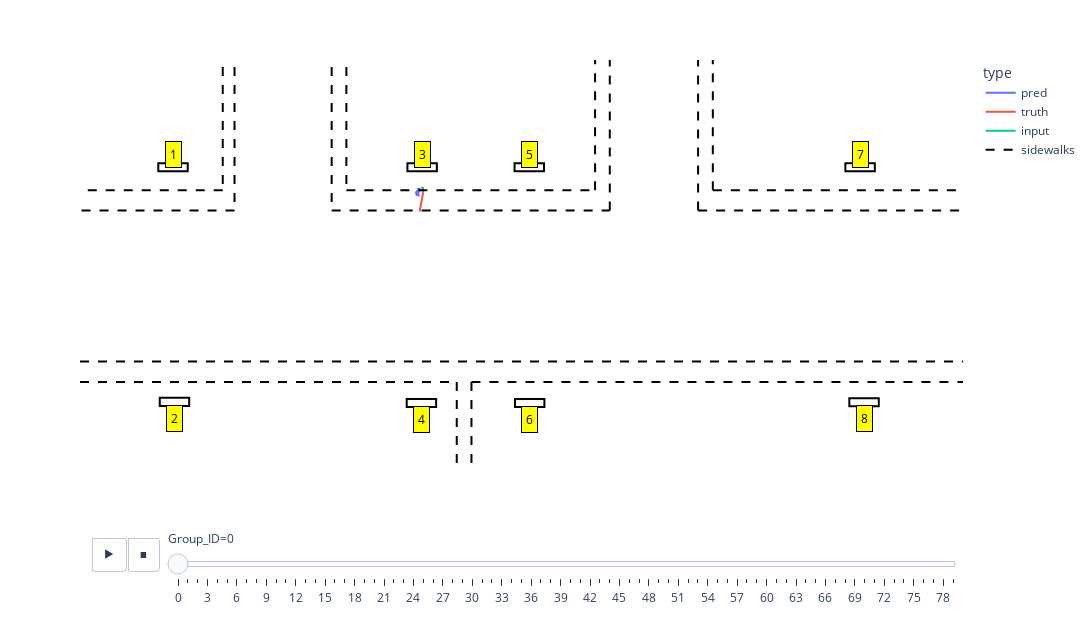

Write notebook code for a chart like this one.
### Code cell
plt = px.line(df, x="X", y="Y", animation_frame="Group_ID", animation_group="type",
                 color="type", hover_name="type",
                 range_x=[0, 15000], range_y=[5000,10000], 
                 width=15000 / 12, height=5000 / 8)

plt.update_layout({
    'autosize':  False, # True,
    'plot_bgcolor': 'rgba(255, 255, 255, 100)',  # Makes plot background transparent
    'paper_bgcolor': 'rgba(255, 255, 255, 100)', # Makes the entire figure background transparent
    'xaxis': {'showgrid': False},        # Hides the x-axis grid lines
    'yaxis': {'showgrid': False}         # Hides the y-axis grid lines
})
plt.update_xaxes(title_text='', showticklabels=False, visible=False)  # Hides the entire x-axis
plt.update_yaxes(title_text='', showticklabels=False, visible=False)  # Hides the entire y-axis

# Adjust animation duration and frame duration
plt.layout.updatemenus[0].buttons[0].args[1]['frame']['duration'] = 500
plt.layout.updatemenus[0].buttons[0].args[1]['transition']['duration'] = 100


# Function to add a line to the Plotly figure
def add_sidewalk(fig, x0, y0, x1, y1, showlegend):
    fig.add_shape(type='line',
                  x0=x0, y0=y0, x1=x1, y1=y1,
                  line=dict(color='black', width=2, dash='dash'),
                  name='sidewalks',
                  legendgroup='sidewalks',  # this groups legend entries together
                  showlegend=showlegend)
    return fig


# Adding lines to the figure
for i, (key, v) in enumerate(sidewalks.items()):
    showlegend = True if i == 0 else False
    plt = add_sidewalk(plt, *v, showlegend=showlegend)


def draw_rectangle(fig, center, lx, ly, label):
    cx, cy = center
    x0 = cx - lx / 2
    y0 = cy - ly / 2
    x1 = x0 + lx
    y1 = y0 + ly
    
    # Add rectangle shape
    fig.add_shape(type="rect",
                  x0=x0, y0=y0, x1=x1, y1=y1,
                  line=dict(color="black", width=2),
                  fillcolor="rgba(0,0,0,0)",
                  name=str(label))
    
    # Determine text offset based on the y-coordinate
    dy = -200 if cy <= 8000 else 150
    
    # Add text annotation
    fig.add_annotation(x=cx, y=cy + dy, text=str(label),
                       showarrow=False,
                       bgcolor='yellow',
                       bordercolor='black',
                       borderpad=4,
                       font=dict(color='black'))

    return fig

for k, v in stations.items():
    plt = draw_rectangle(plt, v, 500, 100, k)



plt.show()

### Figure 1 — Plotly figure (JSON) as saved in the notebook; plotly's stock layout.template omitted (floating-point values rounded to 4 significant figures)
{"data": [{"hovertemplate": "<b>%{hovertext}</b><br><br>type=pred<br>Group_ID=0<br>X=%{x}<br>Y=%{y}<extra></extra>", "hovertext": ["pred", "pred", "pred", "pred", "pred", "pred", "pred", "pred", "pred", "pred", "pred", "pred", "pred", "pred", "pred", "pred", "pred", "pred", "pred", "pred"], "ids": ["pred", "pred", "pred", "pred", "pred", "pred", "pred", "pred", "pred", "pred", "pred", "pred", "pred", "pred", "pred", "pred", "pred", "pred", "pred", "pred"], "legendgroup": "pred", "line": {"color": "#636efa", "dash": "solid"}, "marker": {"symbol": "circle"}, "mode": "lines", "name": "pred", "orientation": "v", "showlegend": true, "type": "scatter", "x": [5726.0, 5748.0, 5782.0, 5746.0, 5756.0, 5773.0, 5745.0, 5739.0, 5783.0, 5713.0, 5731.0, 5726.0, 5757.0, 5718.0, 5699.0, 5761.0, 5732.0, 5738.0, 5707.0, 5770.0], "xaxis": "x", "y": [8412.0, 8419.0, 8417.0, 8391.0, 8403.0, 8397.0, 8397.0, 8393.0, 8394.0, 8387.0, 8379.0, 8382.0, 8379.0, 8362.0, 8380.0, 8359.0, 8363.0, 8358.0, 8346.0, 8330.0], "yaxis": "y"}, {"hovertemplate": "<b>%{hovertext}</b><br><br>type=truth<br>Group_ID=0<br>X=%{x}<br>Y=%{y}<extra></extra>", "hovertext": ["truth", "truth", "truth", "truth", "truth", "truth", "truth", "truth", "truth", "truth", "truth", "truth", "truth", "truth", "truth", "truth", "truth", "truth", "truth", "truth"], "ids": ["truth", "truth", "truth", "truth", "truth", "truth", "truth", "truth", "truth", "truth", "truth", "truth", "truth", "truth", "truth", "truth", "truth", "truth", "truth", "truth"], "legendgroup": "truth", "line": {"color": "#EF553B", "dash": "solid"}, "marker": {"symbol": "circle"}, "mode": "lines", "name": "truth", "orientation": "v", "showlegend": true, "type": "scatter", "x": [5825.0, 5828.0, 5828.0, 5828.0, 5828.0, 5828.0, 5828.0, 5827.0, 5828.0, 5828.0, 5827.0, 5825.0, 5816.0, 5805.0, 5793.0, 5782.0, 5776.0, 5775.0, 5773.0, 5770.0], "xaxis": "x", "y": [8423.0, 8424.0, 8424.0, 8424.0, 8429.0, 8432.0, 8434.0, 8436.0, 8432.0, 8413.0, 8386.0, 8355.0, 8321.0, 8281.0, 8239.0, 8196.0, 8168.0, 8165.0, 8153.0, 8140.0], "yaxis": "y"}, {"hovertemplate": "<b>%{hovertext}</b><br><br>type=input<br>Group_ID=0<br>X=%{x}<br>Y=%{y}<extra></extra>", "hovertext": ["input", "input", "input", "input", "input", "input", "input", "input", "input", "input", "input", "input", "input", "input", "input", "input", "input", "input", "input", "input", "input", "input", "input", "input", "input", "input", "input", "input", "input", "input"], "ids": ["input", "input", "input", "input", "input", "input", "input", "input", "input", "input", "input", "input", "input", "input", "input", "input", "input", "input", "input", "input", "input", "input", "input", "input", "input", "input", "input", "input", "input", "input"], "legendgroup": "input", "line": {"color": "#00cc96", "dash": "solid"}, "marker": {"symbol": "circle"}, "mode": "lines", "name": "input", "orientation": "v", "showlegend": true, "type": "scatter", "x": [5817.0, 5815.0, 5813.0, 5812.0, 5812.0, 5812.0, 5812.0, 5812.0, 5812.0, 5812.0, 5814.0, 5821.0, 5822.0, 5823.0, 5823.0, 5823.0, 5823.0, 5822.0, 5822.0, 5822.0, 5822.0, 5822.0, 5821.0, 5821.0, 5822.0, 5823.0, 5824.0, 5824.0, 5825.0, 5825.0], "xaxis": "x", "y": [8440.0, 8439.0, 8438.0, 8435.0, 8434.0, 8433.0, 8433.0, 8433.0, 8433.0, 8432.0, 8432.0, 8432.0, 8432.0, 8431.0, 8430.0, 8429.0, 8427.0, 8427.0, 8427.0, 8427.0, 8427.0, 8429.0, 8432.0, 8433.0, 8430.0, 8427.0, 8425.0, 8424.0, 8424.0, 8424.0], "yaxis": "y"}], "layout": {"annotations": [{"bgcolor": "yellow", "bordercolor": "black", "borderpad": 4, "font": {"color": "black"}, "showarrow": false, "text": "1", "x": 1580, "y": 8833}, {"bgcolor": "yellow", "bordercolor": "black", "borderpad": 4, "font": {"color": "black"}, "showarrow": false, "text": "2", "x": 1605, "y": 5600}, {"bgcolor": "yellow", "bordercolor": "black", "borderpad": 4, "font": {"color": "black"}, "showarrow": false, "text": "3", "x": 5812, "y": 8833}, {"bgcolor": "yellow", "bordercolor": "black", "borderpad": 4, "font": {"color": "black"}, "showarrow": false, "text": "4", "x": 5800, "y": 5586}, {"bgcolor": "yellow", "bordercolor": "black", "borderpad": 4, "font": {"color": "black"}, "showarrow": false, "text": "5", "x": 7632, "y": 8833}, {"bgcolor": "yellow", "bordercolor": "black", "borderpad": 4, "font": {"color": "black"}, "showarrow": false, "text": "6", "x": 7639, "y": 5586}, {"bgcolor": "yellow", "bordercolor": "black", "borderpad": 4, "font": {"color": "black"}, "showarrow": false, "text": "7", "x": 13252, "y": 8833}, {"bgcolor": "yellow", "bordercolor": "black", "borderpad": 4, "font": {"color": "black"}, "showarrow": false, "text": "8", "x": 13319, "y": 5596}], "autosize": false, "height": 625, "legend": {"title": {"text": "type"}, "tracegroupgap": 0}, "margin": {"t": 60}, "paper_bgcolor": "rgba(255, 255, 255, 100)", "plot_bgcolor": "rgba(255, 255, 255, 100)", "shapes": [{"legendgroup": "sidewalks", "line": {"color": "black", "dash": "dash", "width": 2}, "name": "sidewalks", "showlegend": true, "type": "line", "x0": 2625, "x1": 2625, "y0": 15000, "y1": 8150}, {"legendgroup": "sidewalks", "line": {"color": "black", "dash": "dash", "width": 2}, "name": "sidewalks", "showlegend": false, "type": "line", "x0": 2425, "x1": 2425, "y0": 15000, "y1": 8400}, {"legendgroup": "sidewalks", "line": {"color": "black", "dash": "dash", "width": 2}, "name": "sidewalks", "showlegend": false, "type": "line", "x0": 2625, "x1": 0, "y0": 8150, "y1": 8150}, {"legendgroup": "sidewalks", "line": {"color": "black", "dash": "dash", "width": 2}, "name": "sidewalks", "showlegend": false, "type": "line", "x0": 2425, "x1": 0, "y0": 8400, "y1": 8400}, {"legendgroup": "sidewalks", "line": {"color": "black", "dash": "dash", "width": 2}, "name": "sidewalks", "showlegend": false, "type": "line", "x0": 0, "x1": 16000, "y0": 6295, "y1": 6295}, {"legendgroup": "sidewalks", "line": {"color": "black", "dash": "dash", "width": 2}, "name": "sidewalks", "showlegend": false, "type": "line", "x0": 0, "x1": 6400, "y0": 6045, "y1": 6045}, {"legendgroup": "sidewalks", "line": {"color": "black", "dash": "dash", "width": 2}, "name": "sidewalks", "showlegend": false, "type": "line", "x0": 6400, "x1": 6400, "y0": 6045, "y1": 4000}, {"legendgroup": "sidewalks", "line": {"color": "black", "dash": "dash", "width": 2}, "name": "sidewalks", "showlegend": false, "type": "line", "x0": 6650, "x1": 6650, "y0": 6045, "y1": 4000}, {"legendgroup": "sidewalks", "line": {"color": "black", "dash": "dash", "width": 2}, "name": "sidewalks", "showlegend": false, "type": "line", "x0": 6650, "x1": 16000, "y0": 6045, "y1": 6045}, {"legendgroup": "sidewalks", "line": {"color": "black", "dash": "dash", "width": 2}, "name": "sidewalks", "showlegend": false, "type": "line", "x0": 4275, "x1": 9000, "y0": 8150, "y1": 8150}, {"legendgroup": "sidewalks", "line": {"color": "black", "dash": "dash", "width": 2}, "name": "sidewalks", "showlegend": false, "type": "line", "x0": 4525, "x1": 8750, "y0": 8400, "y1": 8400}, {"legendgroup": "sidewalks", "line": {"color": "black", "dash": "dash", "width": 2}, "name": "sidewalks", "showlegend": false, "type": "line", "x0": 4525, "x1": 4525, "y0": 15000, "y1": 8400}, {"legendgroup": "sidewalks", "line": {"color": "black", "dash": "dash", "width": 2}, "name": "sidewalks", "showlegend": false, "type": "line", "x0": 4275, "x1": 4275, "y0": 15000, "y1": 8150}, {"legendgroup": "sidewalks", "line": {"color": "black", "dash": "dash", "width": 2}, "name": "sidewalks", "showlegend": false, "type": "line", "x0": 8750, "x1": 8750, "y0": 8400, "y1": 15000}, {"legendgroup": "sidewalks", "line": {"color": "black", "dash": "dash", "width": 2}, "name": "sidewalks", "showlegend": false, "type": "line", "x0": 9000, "x1": 9000, "y0": 8150, "y1": 15000}, {"legendgroup": "sidewalks", "line": {"color": "black", "dash": "dash", "width": 2}, "name": "sidewalks", "showlegend": false, "type": "line", "x0": 10500, "x1": 10500, "y0": 8150, "y1": 15000}, {"legendgroup": "sidewalks", "line": {"color": "black", "dash": "dash", "width": 2}, "name": "sidewalks", "showlegend": false, "type": "line", "x0": 10750, "x1": 10750, "y0": 8400, "y1": 15000}, {"legendgroup": "sidewalks", "line": {"color": "black", "dash": "dash", "width": 2}, "name": "sidewalks", "showlegend": false, "type": "line", "x0": 10750, "x1": 16000, "y0": 8400, "y1": 8400}, {"legendgroup": "sidewalks", "line": {"color": "black", "dash": "dash", "width": 2}, "name": "sidewalks", "showlegend": false, "type": "line", "x0": 10500, "x1": 16000, "y0": 8150, "y1": 8150}, {"fillcolor": "rgba(0,0,0,0)", "line": {"color": "black", "width": 2}, "name": "1", "type": "rect", "x0": 1330, "x1": 1830, "y0": 8633, "y1": 8733}, {"fillcolor": "rgba(0,0,0,0)", "line": {"color": "black", "width": 2}, "name": "2", "type": "rect", "x0": 1355, "x1": 1855, "y0": 5750, "y1": 5850}, {"fillcolor": "rgba(0,0,0,0)", "line": {"color": "black", "width": 2}, "name": "3", "type": "rect", "x0": 5562, "x1": 6062, "y0": 8633, "y1": 8733}, {"fillcolor": "rgba(0,0,0,0)", "line": {"color": "black", "width": 2}, "name": "4", "type": "rect", "x0": 5550, "x1": 6050, "y0": 5736, "y1": 5836}, {"fillcolor": "rgba(0,0,0,0)", "line": {"color": "black", "width": 2}, "name": "5", "type": "rect", "x0": 7382, "x1": 7882, "y0": 8633, "y1": 8733}, {"fillcolor": "rgba(0,0,0,0)", "line": {"color": "black", "width": 2}, "name": "6", "type": "rect", "x0": 7389, "x1": 7889, "y0": 5736, "y1": 5836}, {"fillcolor": "rgba(0,0,0,0)", "line": {"color": "black", "width": 2}, "name": "7", "type": "rect", "x0": 13002, "x1": 13502, "y0": 8633, "y1": 8733}, {"fillcolor": "rgba(0,0,0,0)", "line": {"color": "black", "width": 2}, "name": "8", "type": "rect", "x0": 13069, "x1": 13569, "y0": 5746, "y1": 5846}], "sliders": [{"active": 0, "currentvalue": {"prefix": "Group_ID="}, "len": 0.9, "pad": {"b": 10, "t": 60}, "steps": [{"args": [["0"], {"frame": {"duration": 0, "redraw": false}, "fromcurrent": true, "mode": "immediate", "transition": {"duration": 0, "easing": "linear"}}], "label": "0", "method": "animate"}, {"args": [["1"], {"frame": {"duration": 0, "redraw": false}, "fromcurrent": true, "mode": "immediate", "transition": {"duration": 0, "easing": "linear"}}], "label": "1", "method": "animate"}, {"args": [["2"], {"frame": {"duration": 0, "redraw": false}, "fromcurrent": true, "mode": "immediate", "transition": {"duration": 0, "easing": "linear"}}], "label": "2", "method": "animate"}, {"args": [["3"], {"frame": {"duration": 0, "redraw": false}, "fromcurrent": true, "mode": "immediate", "transition": {"duration": 0, "easing": "linear"}}], "label": "3", "method": "animate"}, {"args": [["4"], {"frame": {"duration": 0, "redraw": false}, "fromcurrent": true, "mode": "immediate", "transition": {"duration": 0, "easing": "linear"}}], "label": "4", "method": "animate"}, {"args": [["5"], {"frame": {"duration": 0, "redraw": false}, "fromcurrent": true, "mode": "immediate", "transition": {"duration": 0, "easing": "linear"}}], "label": "5", "method": "animate"}, {"args": [["6"], {"frame": {"duration": 0, "redraw": false}, "fromcurrent": true, "mode": "immediate", "transition": {"duration": 0, "easing": "linear"}}], "label": "6", "method": "animate"}, {"args": [["7"], {"frame": {"duration": 0, "redraw": false}, "fromcurrent": true, "mode": "immediate", "transition": {"duration": 0, "easing": "linear"}}], "label": "7", "method": "animate"}, {"args": [["8"], {"frame": {"duration": 0, "redraw": false}, "fromcurrent": true, "mode": "immediate", "transition": {"duration": 0, "easing": "linear"}}], "label": "8", "method": "animate"}, {"args": [["9"], {"frame": {"duration": 0, "redraw": false}, "fromcurrent": true, "mode": "immediate", "transition": {"duration": 0, "easing": "linear"}}], "label": "9", "method": "animate"}, {"args": [["10"], {"frame": {"duration": 0, "redraw": false}, "fromcurrent": true, "mode": "immediate", "transition": {"duration": 0, "easing": "linear"}}], "label": "10", "method": "animate"}, {"args": [["11"], {"frame": {"duration": 0, "redraw": false}, "fromcurrent": true, "mode": "immediate", "transition": {"duration": 0, "easing": "linear"}}], "label": "11", "method": "animate"}, {"args": [["12"], {"frame": {"duration": 0, "redraw": false}, "fromcurrent": true, "mode": "immediate", "transition": {"duration": 0, "easing": "linear"}}], "label": "12", "method": "animate"}, {"args": [["13"], {"frame": {"duration": 0, "redraw": false}, "fromcurrent": true, "mode": "immediate", "transition": {"duration": 0, "easing": "linear"}}], "label": "13", "method": "animate"}, {"args": [["14"], {"frame": {"duration": 0, "redraw": false}, "fromcurrent": true, "mode": "immediate", "transition": {"duration": 0, "easing": "linear"}}], "label": "14", "method": "animate"}, {"args": [["15"], {"frame": {"duration": 0, "redraw": false}, "fromcurrent": true, "mode": "immediate", "transition": {"duration": 0, "easing": "linear"}}], "label": "15", "method": "animate"}, {"args": [["16"], {"frame": {"duration": 0, "redraw": false}, "fromcurrent": true, "mode": "immediate", "transition": {"duration": 0, "easing": "linear"}}], "label": "16", "method": "animate"}, {"args": [["17"], {"frame": {"duration": 0, "redraw": false}, "fromcurrent": true, "mode": "immediate", "transition": {"duration": 0, "easing": "linear"}}], "label": "17", "method": "animate"}, {"args": [["18"], {"frame": {"duration": 0, "redraw": false}, "fromcurrent": true, "mode": "immediate", "transition": {"duration": 0, "easing": "linear"}}], "label": "18", "method": "animate"}, {"args": [["19"], {"frame": {"duration": 0, "redraw": false}, "fromcurrent": true, "mode": "immediate", "transition": {"duration": 0, "easing": "linear"}}], "label": "19", "method": "animate"}, {"args": [["20"], {"frame": {"duration": 0, "redraw": false}, "fromcurrent": true, "mode": "immediate", "transition": {"duration": 0, "easing": "linear"}}], "label": "20", "method": "animate"}, {"args": [["21"], {"frame": {"duration": 0, "redraw": false}, "fromcurrent": true, "mode": "immediate", "transition": {"duration": 0, "easing": "linear"}}], "label": "21", "method": "animate"}, {"args": [["22"], {"frame": {"duration": 0, "redraw": false}, "fromcurrent": true, "mode": "immediate", "transition": {"duration": 0, "easing": "linear"}}], "label": "22", "method": "animate"}, {"args": [["23"], {"frame": {"duration": 0, "redraw": false}, "fromcurrent": true, "mode": "immediate", "transition": {"duration": 0, "easing": "linear"}}], "label": "23", "method": "animate"}, {"args": [["24"], {"frame": {"duration": 0, "redraw": false}, "fromcurrent": true, "mode": "immediate", "transition": {"duration": 0, "easing": "linear"}}], "label": "24", "method": "animate"}, {"args": [["25"], {"frame": {"duration": 0, "redraw": false}, "fromcurrent": true, "mode": "immediate", "transition": {"duration": 0, "easing": "linear"}}], "label": "25", "method": "animate"}, {"args": [["26"], {"frame": {"duration": 0, "redraw": false}, "fromcurrent": true, "mode": "immediate", "transition": {"duration": 0, "easing": "linear"}}], "label": "26", "method": "animate"}, {"args": [["27"], {"frame": {"duration": 0, "redraw": false}, "fromcurrent": true, "mode": "immediate", "transition": {"duration": 0, "easing": "linear"}}], "label": "27", "method": "animate"}, {"args": [["28"], {"frame": {"duration": 0, "redraw": false}, "fromcurrent": true, "mode": "immediate", "transition": {"duration": 0, "easing": "linear"}}], "label": "28", "method": "animate"}, {"args": [["29"], {"frame": {"duration": 0, "redraw": false}, "fromcurrent": true, "mode": "immediate", "transition": {"duration": 0, "easing": "linear"}}], "label": "29", "method": "animate"}, {"args": [["30"], {"frame": {"duration": 0, "redraw": false}, "fromcurrent": true, "mode": "immediate", "transition": {"duration": 0, "easing": "linear"}}], "label": "30", "method": "animate"}, {"args": [["31"], {"frame": {"duration": 0, "redraw": false}, "fromcurrent": true, "mode": "immediate", "transition": {"duration": 0, "easing": "linear"}}], "label": "31", "method": "animate"}, {"args": [["32"], {"frame": {"duration": 0, "redraw": false}, "fromcurrent": true, "mode": "immediate", "transition": {"duration": 0, "easing": "linear"}}], "label": "32", "method": "animate"}, {"args": [["33"], {"frame": {"duration": 0, "redraw": false}, "fromcurrent": true, "mode": "immediate", "transition": {"duration": 0, "easing": "linear"}}], "label": "33", "method": "animate"}, {"args": [["34"], {"frame": {"duration": 0, "redraw": false}, "fromcurrent": true, "mode": "immediate", "transition": {"duration": 0, "easing": "linear"}}], "label": "34", "method": "animate"}, {"args": [["35"], {"frame": {"duration": 0, "redraw": false}, "fromcurrent": true, "mode": "immediate", "transition": {"duration": 0, "easing": "linear"}}], "label": "35", "method": "animate"}, {"args": [["36"], {"frame": {"duration": 0, "redraw": false}, "fromcurrent": true, "mode": "immediate", "transition": {"duration": 0, "easing": "linear"}}], "label": "36", "method": "animate"}, {"args": [["37"], {"frame": {"duration": 0, "redraw": false}, "fromcurrent": true, "mode": "immediate", "transition": {"duration": 0, "easing": "linear"}}], "label": "37", "method": "animate"}, {"args": [["38"], {"frame": {"duration": 0, "redraw": false}, "fromcurrent": true, "mode": "immediate", "transition": {"duration": 0, "easing": "linear"}}], "label": "38", "method": "animate"}, {"args": [["39"], {"frame": {"duration": 0, "redraw": false}, "fromcurrent": true, "mode": "immediate", "transition": {"duration": 0, "easing": "linear"}}], "label": "39", "method": "animate"}, {"args": [["40"], {"frame": {"duration": 0, "redraw": false}, "fromcurrent": true, "mode": "immediate", "transition": {"duration": 0, "easing": "linear"}}], "label": "40", "method": "animate"}, {"args": [["41"], {"frame": {"duration": 0, "redraw": false}, "fromcurrent": true, "mode": "immediate", "transition": {"duration": 0, "easing": "linear"}}], "label": "41", "method": "animate"}, {"args": [["42"], {"frame": {"duration": 0, "redraw": false}, "fromcurrent": true, "mode": "immediate", "transition": {"duration": 0, "easing": "linear"}}], "label": "42", "method": "animate"}, {"args": [["43"], {"frame": {"duration": 0, "redraw": false}, "fromcurrent": true, "mode": "immediate", "transition": {"duration": 0, "easing": "linear"}}], "label": "43", "method": "animate"}, {"args": [["44"], {"frame": {"duration": 0, "redraw": false}, "fromcurrent": true, "mode": "immediate", "transition": {"duration": 0, "easing": "linear"}}], "label": "44", "method": "animate"}, {"args": [["45"], {"frame": {"duration": 0, "redraw": false}, "fromcurrent": true, "mode": "immediate", "transition": {"duration": 0, "easing": "linear"}}], "label": "45", "method": "animate"}, {"args": [["46"], {"frame": {"duration": 0, "redraw": false}, "fromcurrent": true, "mode": "immediate", "transition": {"duration": 0, "easing": "linear"}}], "label": "46", "method": "animate"}, {"args": [["47"], {"frame": {"duration": 0, "redraw": false}, "fromcurrent": true, "mode": "immediate", "transition": {"duration": 0, "easing": "linear"}}], "label": "47", "method": "animate"}, {"args": [["48"], {"frame": {"duration": 0, "redraw": false}, "fromcurrent": true, "mode": "immediate", "transition": {"duration": 0, "easing": "linear"}}], "label": "48", "method": "animate"}, {"args": [["49"], {"frame": {"duration": 0, "redraw": false}, "fromcurrent": true, "mode": "immediate", "transition": {"duration": 0, "easing": "linear"}}], "label": "49", "method": "animate"}, {"args": [["50"], {"frame": {"duration": 0, "redraw": false}, "fromcurrent": true, "mode": "immediate", "transition": {"duration": 0, "easing": "linear"}}], "label": "50", "method": "animate"}, {"args": [["51"], {"frame": {"duration": 0, "redraw": false}, "fromcurrent": true, "mode": "immediate", "transition": {"duration": 0, "easing": "linear"}}], "label": "51", "method": "animate"}, {"args": [["52"], {"frame": {"duration": 0, "redraw": false}, "fromcurrent": true, "mode": "immediate", "transition": {"duration": 0, "easing": "linear"}}], "label": "52", "method": "animate"}, {"args": [["53"], {"frame": {"duration": 0, "redraw": false}, "fromcurrent": true, "mode": "immediate", "transition": {"duration": 0, "easing": "linear"}}], "label": "53", "method": "animate"}, {"args": [["54"], {"frame": {"duration": 0, "redraw": false}, "fromcurrent": true, "mode": "immediate", "transition": {"duration": 0, "easing": "linear"}}], "label": "54", "method": "animate"}, {"args": [["55"], {"frame": {"duration": 0, "redraw": false}, "fromcurrent": true, "mode": "immediate", "transition": {"duration": 0, "easing": "linear"}}], "label": "55", "method": "animate"}, {"args": [["56"], {"frame": {"duration": 0, "redraw": false}, "fromcurrent": true, "mode": "immediate", "transition": {"duration": 0, "easing": "linear"}}], "label": "56", "method": "animate"}, {"args": [["57"], {"frame": {"duration": 0, "redraw": false}, "fromcurrent": true, "mode": "immediate", "transition": {"duration": 0, "easing": "linear"}}], "label": "57", "method": "animate"}, {"args": [["58"], {"frame": {"duration": 0, "redraw": false}, "fromcurrent": true, "mode": "immediate", "transition": {"duration": 0, "easing": "linear"}}], "label": "58", "method": "animate"}, {"args": [["59"], {"frame": {"duration": 0, "redraw": false}, "fromcurrent": true, "mode": "immediate", "transition": {"duration": 0, "easing": "linear"}}], "label": "59", "method": "animate"}, {"args": [["60"], {"frame": {"duration": 0, "redraw": false}, "fromcurrent": true, "mode": "immediate", "transition": {"duration": 0, "easing": "linear"}}], "label": "60", "method": "animate"}, {"args": [["61"], {"frame": {"duration": 0, "redraw": false}, "fromcurrent": true, "mode": "immediate", "transition": {"duration": 0, "easing": "linear"}}], "label": "61", "method": "animate"}, {"args": [["62"], {"frame": {"duration": 0, "redraw": false}, "fromcurrent": true, "mode": "immediate", "transition": {"duration": 0, "easing": "linear"}}], "label": "62", "method": "animate"}, {"args": [["63"], {"frame": {"duration": 0, "redraw": false}, "fromcurrent": true, "mode": "immediate", "transition": {"duration": 0, "easing": "linear"}}], "label": "63", "method": "animate"}, {"args": [["64"], {"frame": {"duration": 0, "redraw": false}, "fromcurrent": true, "mode": "immediate", "transition": {"duration": 0, "easing": "linear"}}], "label": "64", "method": "animate"}, {"args": [["65"], {"frame": {"duration": 0, "redraw": false}, "fromcurrent": true, "mode": "immediate", "transition": {"duration": 0, "easing": "linear"}}], "label": "65", "method": "animate"}, {"args": [["66"], {"frame": {"duration": 0, "redraw": false}, "fromcurrent": true, "mode": "immediate", "transition": {"duration": 0, "easing": "linear"}}], "label": "66", "method": "animate"}, {"args": [["67"], {"frame": {"duration": 0, "redraw": false}, "fromcurrent": true, "mode": "immediate", "transition": {"duration": 0, "easing": "linear"}}], "label": "67", "method": "animate"}, {"args": [["68"], {"frame": {"duration": 0, "redraw": false}, "fromcurrent": true, "mode": "immediate", "transition": {"duration": 0, "easing": "linear"}}], "label": "68", "method": "animate"}, {"args": [["69"], {"frame": {"duration": 0, "redraw": false}, "fromcurrent": true, "mode": "immediate", "transition": {"duration": 0, "easing": "linear"}}], "label": "69", "method": "animate"}, {"args": [["70"], {"frame": {"duration": 0, "redraw": false}, "fromcurrent": true, "mode": "immediate", "transition": {"duration": 0, "easing": "linear"}}], "label": "70", "method": "animate"}, {"args": [["71"], {"frame": {"duration": 0, "redraw": false}, "fromcurrent": true, "mode": "immediate", "transition": {"duration": 0, "easing": "linear"}}], "label": "71", "method": "animate"}, {"args": [["72"], {"frame": {"duration": 0, "redraw": false}, "fromcurrent": true, "mode": "immediate", "transition": {"duration": 0, "easing": "linear"}}], "label": "72", "method": "animate"}, {"args": [["73"], {"frame": {"duration": 0, "redraw": false}, "fromcurrent": true, "mode": "immediate", "transition": {"duration": 0, "easing": "linear"}}], "label": "73", "method": "animate"}, {"args": [["74"], {"frame": {"duration": 0, "redraw": false}, "fromcurrent": true, "mode": "immediate", "transition": {"duration": 0, "easing": "linear"}}], "label": "74", "method": "animate"}, {"args": [["75"], {"frame": {"duration": 0, "redraw": false}, "fromcurrent": true, "mode": "immediate", "transition": {"duration": 0, "easing": "linear"}}], "label": "75", "method": "animate"}, {"args": [["76"], {"frame": {"duration": 0, "redraw": false}, "fromcurrent": true, "mode": "immediate", "transition": {"duration": 0, "easing": "linear"}}], "label": "76", "method": "animate"}, {"args": [["77"], {"frame": {"duration": 0, "redraw": false}, "fromcurrent": true, "mode": "immediate", "transition": {"duration": 0, "easing": "linear"}}], "label": "77", "method": "animate"}, {"args": [["78"], {"frame": {"duration": 0, "redraw": false}, "fromcurrent": true, "mode": "immediate", "transition": {"duration": 0, "easing": "linear"}}], "label": "78", "method": "animate"}, {"args": [["79"], {"frame": {"duration": 0, "redraw": false}, "fromcurrent": true, "mode": "immediate", "transition": {"duration": 0, "easing": "linear"}}], "label": "79", "method": "animate"}], "x": 0.1, "xanchor": "left", "y": 0, "yanchor": "top"}], "updatemenus": [{"buttons": [{"args": [null, {"frame": {"duration": 500, "redraw": false}, "fromcurrent": true, "mode": "immediate", "transition": {"duration": 100, "easing": "linear"}}], "label": "&#9654;", "method": "animate"}, {"args": [[null], {"frame": {"duration": 0, "redraw": false}, "fromcurrent": true, "mode": "immediate", "transition": {"duration": 0, "easing": "linear"}}], "label": "&#9724;", "method": "animate"}], "direction": "left", "pad": {"r": 10, "t": 70}, "showactive": false, "type": "buttons", "x": 0.1, "xanchor": "right", "y": 0, "yanchor": "top"}], "width": 1250, "xaxis": {"anchor": "y", "domain": [0, 1], "range": [0, 15000], "showgrid": false, "showticklabels": false, "title": {"text": ""}, "visible": false}, "yaxis": {"anchor": "x", "domain": [0, 1], "range": [5000, 10000], "showgrid": false, "showticklabels": false, "title": {"text": ""}, "visible": false}}}
